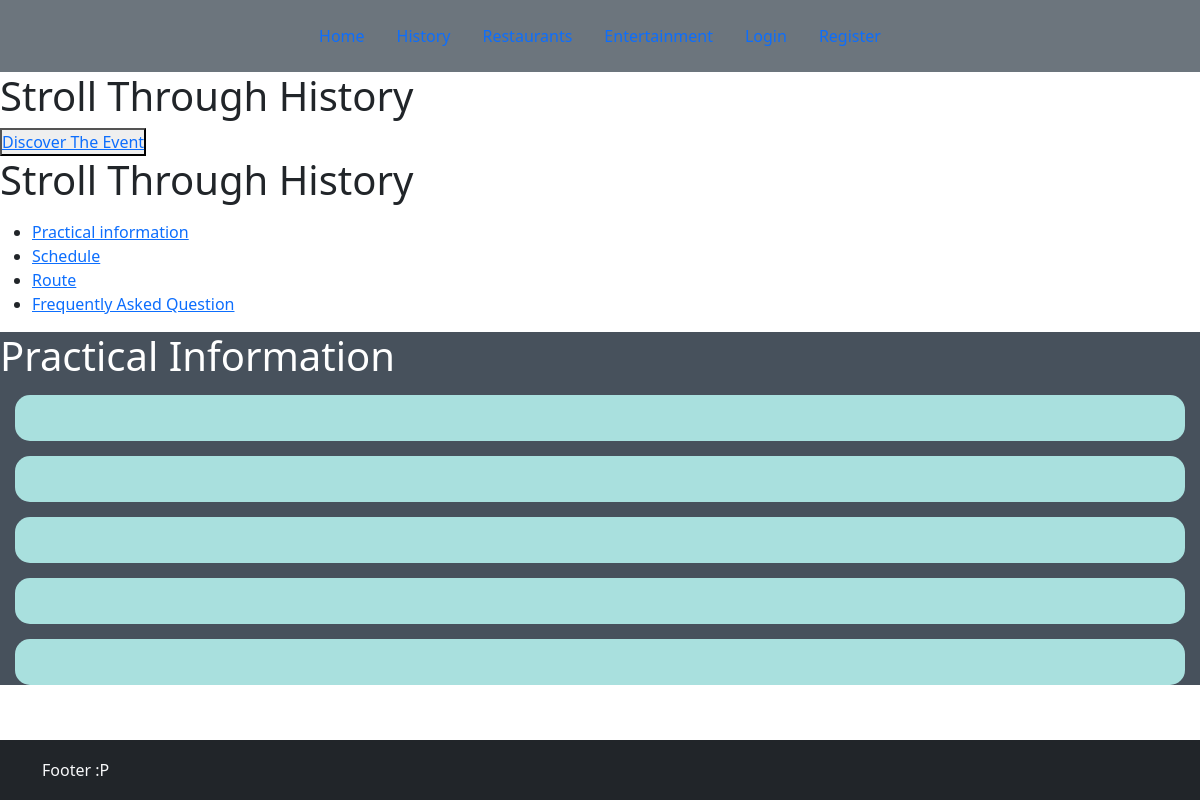
Page /app/views/history/index.php on the earlier database version.
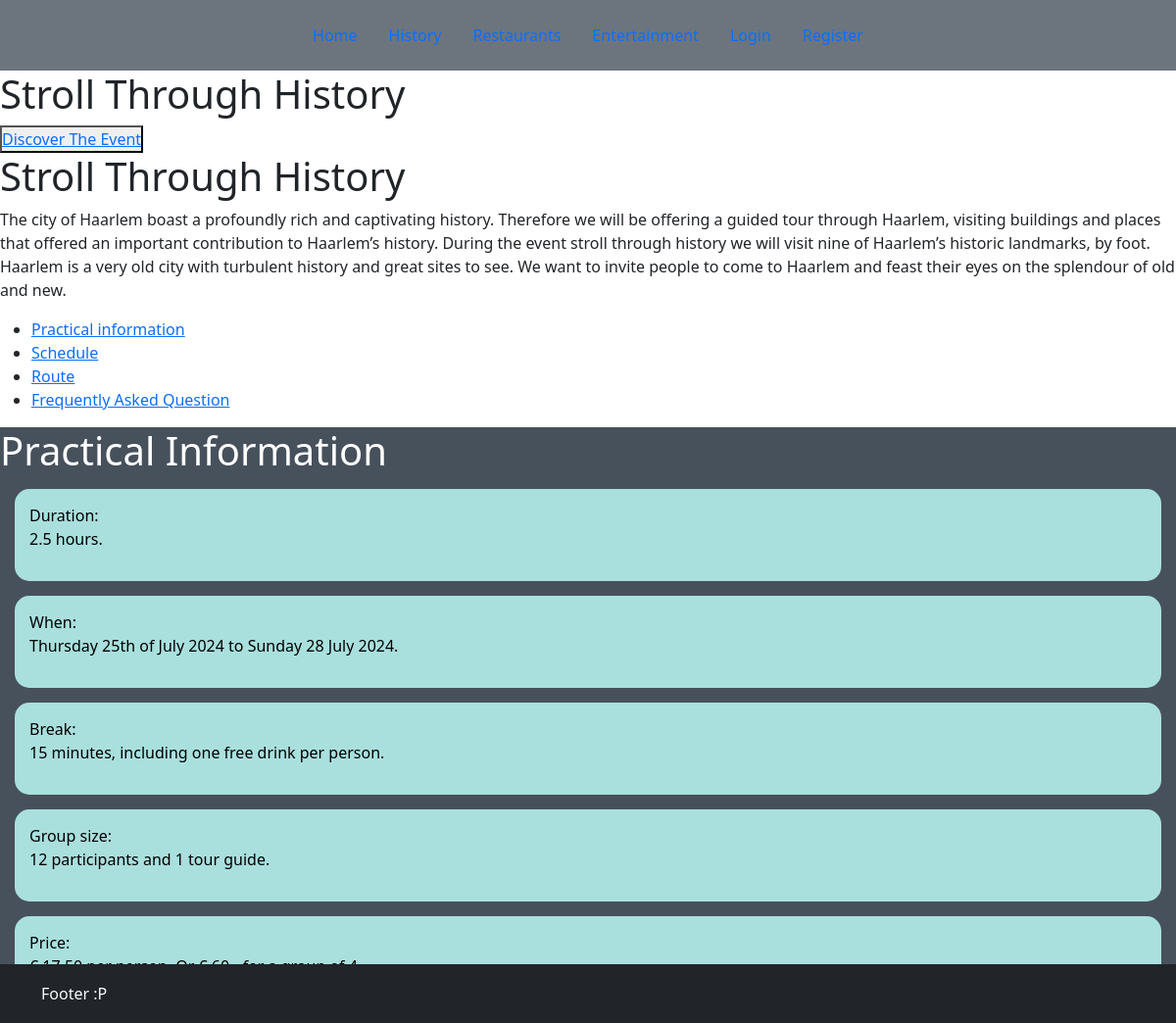
Same page on the later database version.
### tables this page shows
CREATE TABLE `texts` (
                         `id` int(11) NOT NULL,
                         `category` varchar(55) NOT NULL,
                         `text` mediumtext NOT NULL
);

### app/config/dbconfig.php (called while the page is built)
<?php
$type = "mysql";
$servername = "mysql";
$username = "root";
$password = "secret123";
$database = "haarlemdb";

### app/repositories/repository.php (called while the page is built, shortened)
<?php
class Repository
{
    function __construct()
    {
        require __DIR__ . '/../config/dbconfig.php';
        try {
            $this->connection = new PDO("$type:host=$servername;dbname=$database", $username, $password);
        } catch (PDOException $e) {
            echo "Connection failed: " . $e->getMessage();
        }
    }
}

### app/services/textservice.php (called while the page is built, shortened)
<?php
class textservice {
    private $repository;
    private function getNewInstance()
    {
        $this->repository = new textrepository();
    }
    public function getTextById($textId)
    {
        return $this->repository->getTextById($textId);
    }
}

### app/repositories/textrepository.php (called while the page is built, shortened)
<?php
class textrepository extends Repository {
    public function getTextById($textId)
    {
        $stmt = $this->connection->prepare(
            "SELECT *
                FROM texts
                WHERE id=:textId");
        $stmt->execute([':textId' => $textId]);
        $stmt->setFetchMode(PDO::FETCH_CLASS, 'App\\Models\\Text');
        $textRetrieved = $stmt->fetch();
        if ($textRetrieved) {
            return $textRetrieved;
        } else {
            return null;
        }
    }
}

### app/views/history/index.php (the view, shortened to what this page needs)
<?php
include __DIR__ . '/../header.php';
$service = new \App\Services\textservice();
?>
<div>
    <h1>Stroll Through History</h1>
    <button><a href="#intro">Discover The Event</a></button>
</div>
<div id="intro">
    <?php
    $text = $service->getTextById(6);
    ?>
    <h1>Stroll Through History</h1>
    <p><?=nl2br($text->text)?></p>
    <div class="links">
        <ul>
            <li id="practicalInformationLink"><a href="#practicalInformation">Practical information</a></li>
            <li id="scheduleLink"><a href="#schedule">Schedule</a></li>
            <li id="routeLink"><a href="#route">Route</a></li>
            <li id="fAQLink"><a href="#fAQ">Frequently Asked Question</a></li>
        </ul>
    </div>
</div>
<div id="practicalInformation">
    <h1>Practical Information</h1>
    <div class="infoCard">
        <?php
        $text = $service->getTextById(7);
        ?>
        <p><?=nl2br($text->text)?></p>
    </div>
    <div class="infoCard">
        <?php
        $text = $service->getTextById(8);
        ?>
        <p><?=nl2br($text->text)?></p>
    </div>
    <div class="infoCard">
        <?php
        $text = $service->getTextById(9);
        ?>
        <p><?=nl2br($text->text)?></p>
    </div>
    <div class="infoCard">
        <?php
        $text = $service->getTextById(10);
        ?>
        <p><?=nl2br($text->text)?></p>
    </div>
    <div class="infoCard">
        <?php
        $text = $service->getTextById(11);
        ?>
        <p><?=nl2br($text->text)?></p>
    </div>
</div>
<?php
include __DIR__ . '/../footer.php';
?>

### app/views/header.php (shortened to what this page needs)
<!DOCTYPE html>
<html lang="en">
<head>
    <link href="https://cdn.jsdelivr.net/npm/bootstrap@5.3.2/dist/css/bootstrap.min.css" rel="stylesheet"
>
</head>
<body>
    <main>
        <div class="bg-secondary">
            <header class="d-flex justify-content-center py-3">
                <ul class="nav nav-pills">
                    <li class="nav-item"><a href="/" class="nav-link">Home</a></li>
                    <li class="nav-item"><a href="/history" class="nav-link">History</a></li>
                    <li class="nav-item"><a href="/restaurant" class="nav-link">Restaurants</a></li>
                    <li class="nav-item"><a href="/entertainment" class="nav-link">Entertainment</a></li>
                    <?php
                    if(isset($_SESSION["authUser"])) {
                        $authUser = $_SESSION["authUser"];
                        if($authUser->permissions == 2) { ?>
                            <li class="nav-item"><a href="/manageusers" class="nav-link">Manage Users</a></li>
                            <li class="nav-item"><a href="/managerestaurants" class="nav-link">Manage Restaurants</a></li>
                        <?php }?>
                        <li class="nav-item"><a href="/auth/logout" class="nav-link">Log out</a></li>
                    <?php } else{ ?>
                        <li class="nav-item"><a href="/auth" class="nav-link">Login</a></li>
                        <li class="nav-item"><a href="/auth/register" class="nav-link">Register</a></li>
                    <?php } ?>
                </ul>
            </header>
        </div>

### app/views/footer.php (shortened to what this page needs)
    </main>
    <footer class="footer bg-dark">
        <div class="container">
            <span class="text-light">Footer :P</span>
        </div>
    </footer>
</body>
</html>

### app/views/history/index.php (style rules this page uses)
#practicalInformation { background: #47515C; color: white; }
.infoCard { background: #A9E0DE; color: black; border-radius: 15px; padding: 15px; margin: 15px; }

Differences in the rows shown:
added texts: text "The city of Haarlem boast a profoundly rich and captivating history. Therefore we will be offering a guided tour through Haarlem, visiting buildings and places that offered an important contribution to Haarlem’s history. During the event stroll through history we will visit nine of Haarlem’s historic landmarks, by foot. Haarlem is a very old city with turbulent history and great sites to see. We want to invite people to come to Haarlem and feast their eyes on the splendour of old and new."
added texts: text "Duration: 2.5 hours."
added texts: text "When: Thursday 25th of July 2024 to Sunday 28 July 2024."
added texts: text "Break: 15 minutes, including one free drink per person."
added texts: text "Group size: 12 participants and 1 tour guide."
added texts: text "Price:"
